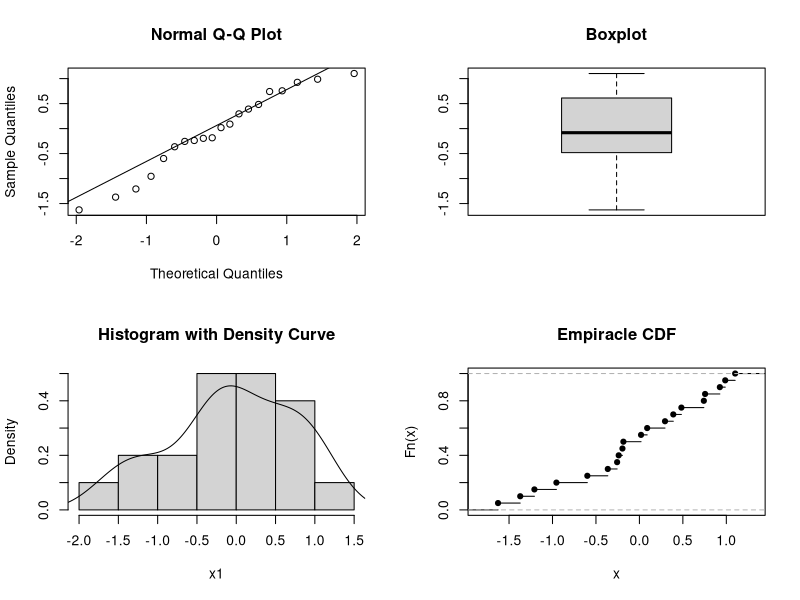

Generate this figure with R:
## ---- chunk 1
## QQ plot for normal distribution
set.seed(10)
x1 = rnorm(20)

## Use the QQ function for testing normality
par(mfrow = c(2, 2))
qqnorm(x1)
qqline(x1)
boxplot(x1, main = "Boxplot")
hist(x1, freq = FALSE, main = "Histogram with Density Curve")
lines(density(x1))
plot(ecdf(x1), main = "Empiracle CDF")

## ---- chunk 2
## Are the data from a normal distribution?
shapiro.test(x1)     ## Shapiro-Wilk Test
library(nortest)
ad.test(x1)          ## Anderson Darling Test
ks.test(x1, 'pnorm') ## Kolmogorov-Smirnoff Test

## ---- chunk 3
## Is the true mean equal to 0?
t.test(x1)
## What is the power of our test?
power.t.test(n = length(x1), delta = mean(x1), sd = sd(x1), sig.level = .05, type = "one.sample")

## ---- chunk 4
x1 = rnorm(100)
## What is the power of our test?
power.t.test(n = length(x1), delta = .25, sd = 1, sig.level = .05, type = "one.sample")
